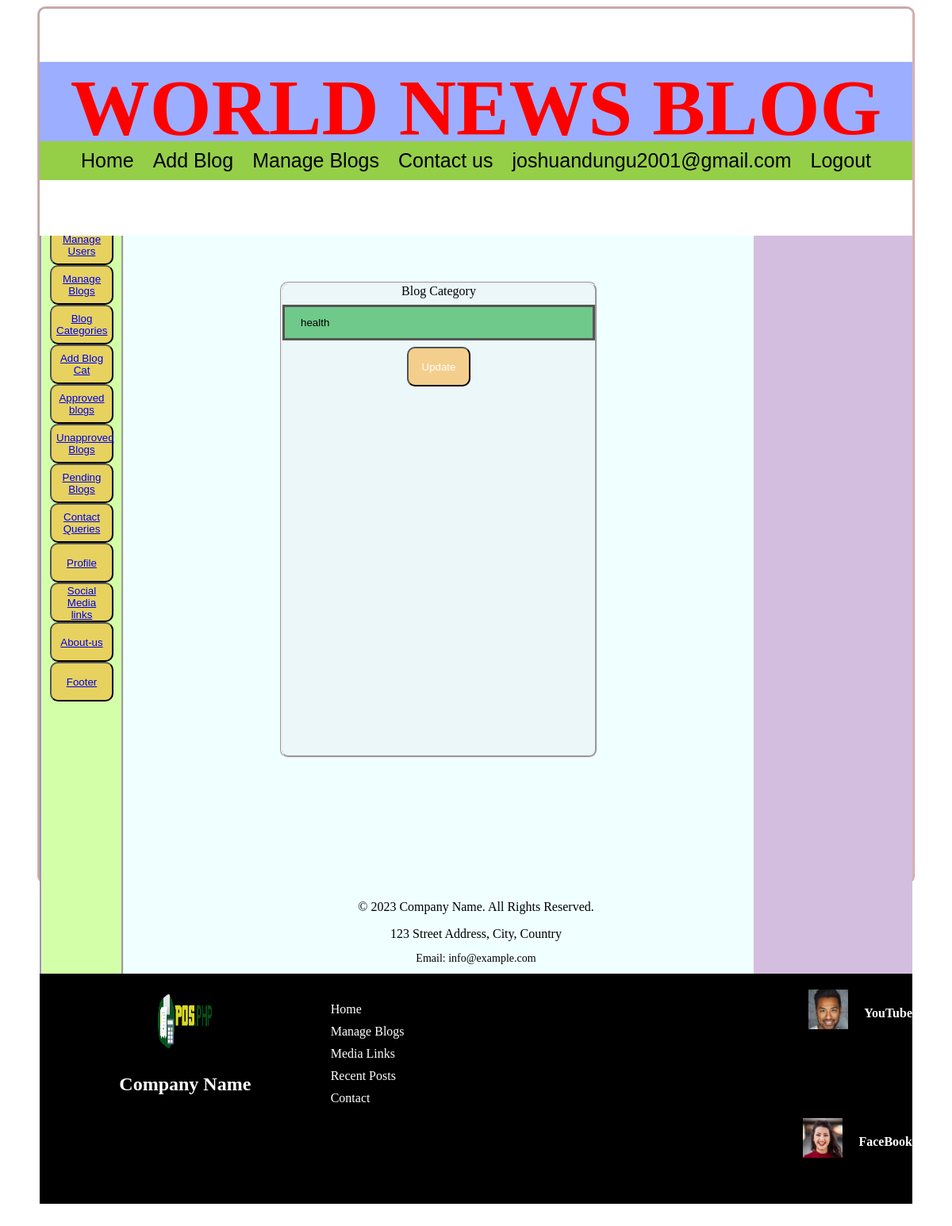
/admin/update-blog-cat.php?updateid=66788 (signed in), run on the app's committed database.
### tables this page shows
CREATE TABLE `blog_cat` (
  `cat_id` int(11) NOT NULL,
  `cat_title` varchar(100) NOT NULL
);

CREATE TABLE `media_links` (
  `id` int(11) NOT NULL,
  `media_name` varchar(100) NOT NULL,
  `media_link` varchar(100) NOT NULL,
  `media_image` varchar(100) NOT NULL
);

### admin/update-blog-cat.php (the view, shortened to what this page needs)
<?php
include('includes/header.php');
?>
<main>
    <div>
        <br><br><br>
        <?php include('includes/sidebar.php'); ?>
    </div>
    <div>
        <?php include('includes/asidebar.php'); ?>
    </div>
    <br><br><br>
    <?php
    if (isset($_GET['updateid'])) {
        $updateid = mysqli_real_escape_string($con, $_GET['updateid']);
        $query = mysqli_query($con, "SELECT * FROM blog_cat WHERE cat_id='$updateid'");
        while ($row = mysqli_fetch_array($query)) {
    ?>
            <form action="update-blog-cat.php" method="POST" enctype="multipart/form-data">
                <label for="cat">Blog Category</label>
                <input type="text" name="blog_cat" value="<?php echo $row['cat_title']; ?>" required>
                <button type="submit" name="submit">Update</button>
            </form>
    <?php
        }
    }
    ?>
</main>
<?php include('includes/footer.php'); ?>

### admin/includes/footer.php (shortened to what this page needs)
<footer>
        <div class="footer-container">
            <div class="footer-logo">
                <img src="logo.png" alt="Company Logo">
                <h1>Company Name</h1>
            </div>
            <div class="footer-links">
                <ul>
                    <li><a href="index.php">Home</a></li>
                    <li><a href="manage-blogs.php">Manage Blogs</a></li>
                    <li><a href="media-links.php">Media Links</a></li>
                    <li><a href="blog-posts.php">Recent Posts</a></li>
                    <li><a href="contact.php">Contact</a></li>
                </ul>
            </div>
            <?php include ('connection.php');
            $ret=mysqli_query($con," SELECT * FROM media_links");
            while($row=mysqli_fetch_array($ret)){
                ?>
            <div class="footer-social">
                <a href="<?php echo $row['media_link'];?>"><img src="images/<?php echo $row['media_image'];?>" width="50px" height="50px" alt="<?php echo $row['media_name'];?>" target="_blank"><br>
                <h4><?php echo $row['media_name'];?></a>
            </div>
        </div>
        <?php } ?>
        <div class="footer-info">
            <p>&copy; 2023 Company Name. All Rights Reserved.</p>
            <p>123 Street Address, City, Country</p>
            <p>Email: info@example.com</p>
        </div>
</body>
</html>

### admin/style.css (style rules this page uses)
body { height: 1200px; background-image:url(images/background.jpg); background-repeat: no-repeat; background-size: cover; background-position: center; }
main { width: 1100px; height: 1000px; text-align: center; overflow: auto; margin-left: auto; margin-right: auto; background-color: azure; }
footer { background-color: #000000; color: #fff; padding: 20px 0; height: 250px; overflow: scroll; max-width: 1100px; }
.footer-container { max-width: 1100px; margin: 0 auto; display: flex; justify-content: space-between; align-items: flex-start; flex-wrap: wrap; }
.footer-logo { flex: 1; display: flex; flex-direction: column; align-items: center; }
.footer-logo img { width: 80px; height: 80px; border-radius: 50%; margin-bottom: 10px; }
.footer-logo h1 { font-size: 24px; font-weight: bold; }
.footer-links { flex: 1; }
.footer-links ul { list-style: none; padding: 0; }
.footer-links ul li { margin-bottom: 10px; }
.footer-links ul li a { text-decoration: none; color: #fff; transition: color 0.3s ease; }
.footer-social { flex: 1; display: flex; justify-content: flex-end; }
.footer-social a { text-decoration: none; color: #fff; margin-left: 20px; }
.footer-info { flex: 1; text-align: center; margin-top: 20px; }
.footer-info p { margin-bottom: 10px; }
.footer-info p:last-child { font-size: 14px; }
form { width: 400px; height: 600px; background-color: rgba(99, 45, 91, 0.034); overflow: auto; float: center; margin: 20px auto; border-radius: 10px; border-style: groove; box-sizing: border-box; }
form input[type=text],input[type=email], input[type=password],input[type=text] { width: 100%; padding: 12px 20px; margin: 8px 0; box-sizing: border-box; border: none; border-bottom: 2px solid red; }
form input[type=text], input[type=email], input[type=password]:focus { background-color: rgba(10, 165, 48, 0.548); border: 3px solid #555; }
button { background-color: rgba(255, 153, 0, 0.438); border-radius: 10px; height: 50px; width: 80px; box-sizing: border-box; text-align: center; color: white; cursor: pointer; }

### data on the page
blog_cat: blog_cat "health"
media_links: media_image (picture), media_name "YouTube"
media_links: media_image (picture), media_name "FaceBook"

### other printed values
$_SESSION['admin'] "joshuandungu2001@gmail.com"
